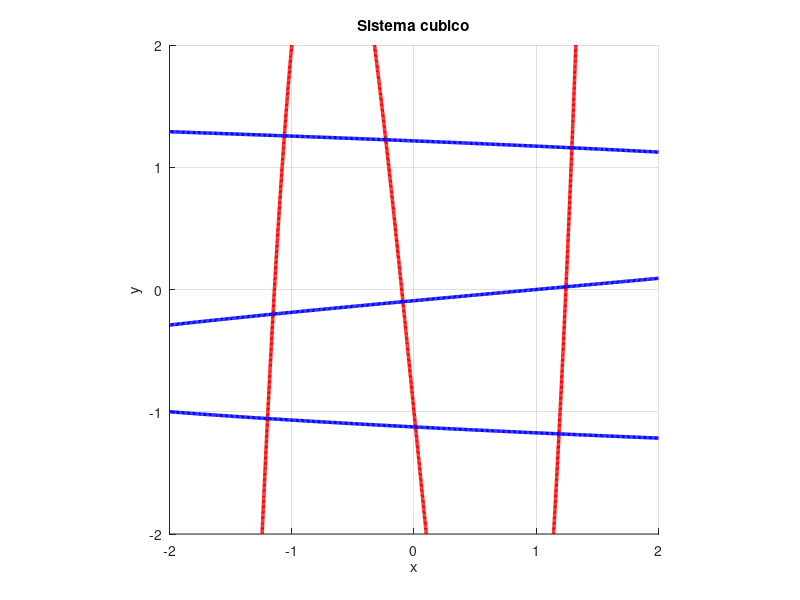

MATLAB code to generate this figure: (Note: this script raises an error after producing the figure.)
%%% Ej2
%%% Autor: Agustin Formenti

%% 2a
%% Sistema: 7x^3 - 10x - y = 1, 8y^3 - 11y + x = 1

clear; clc;

x = linspace(-2, 2, 400);
y = linspace(-2, 2, 400);
[X, Y] = meshgrid(x, y);

F1 = 7*X.^3 - 10*X - Y - 1;
F2 = 8*Y.^3 - 11*Y + X - 1;

figure;
hold on;
grid on;

contour(X, Y, F1, [0 0], 'r', 'LineWidth', 2.5);
contour(X, Y, F2, [0 0], 'b', 'LineWidth', 2.5);

xlabel('x');
ylabel('y');
title('Sistema cubico');
axis([-2 2 -2 2]);
axis square;
hold off;

%% 2b
%% Sistema: 7x^3 - 10x - y = 1, 8y^3 - 11y + x = 1
%% Generatrices: y = 7x^3 - 10x - 1, x = 1 - 8y^3 + 11y

clear; clc;

tol = 1e-7;
P0 = [1.2, 1.2];

[Pk, iter] = PuntoFijo('G_ej2b', P0, tol, 10000);

disp(' ')
disp('Verificacion:')
f1 = 7*Pk(1)^3 - 10*Pk(1) - Pk(2) - 1;
f2 = 8*Pk(2)^3 - 11*Pk(2) + Pk(1) - 1;
disp(['f1 = ', num2str(f1)])
disp(['f2 = ', num2str(f2)])

%% El metodo diverge porque las generatrices no satisfacen
%% la condicion de contraccion. Las derivadas son muy grandes
%% y provoca que las iteraciones diverjan.
%% Para este sistema punto fijo no es adecuado.

%% 2c
%% Sistema: 7x^3 - 10x - y = 1, 8y^3 - 11y + x = 1

clear; clc;

X0 = [1; 1];
tol = 1e-7;

[X, iter, err] = NewtonRaphsonSENL('F_ej2c', 'JF_ej2c', X0, tol, 100);
